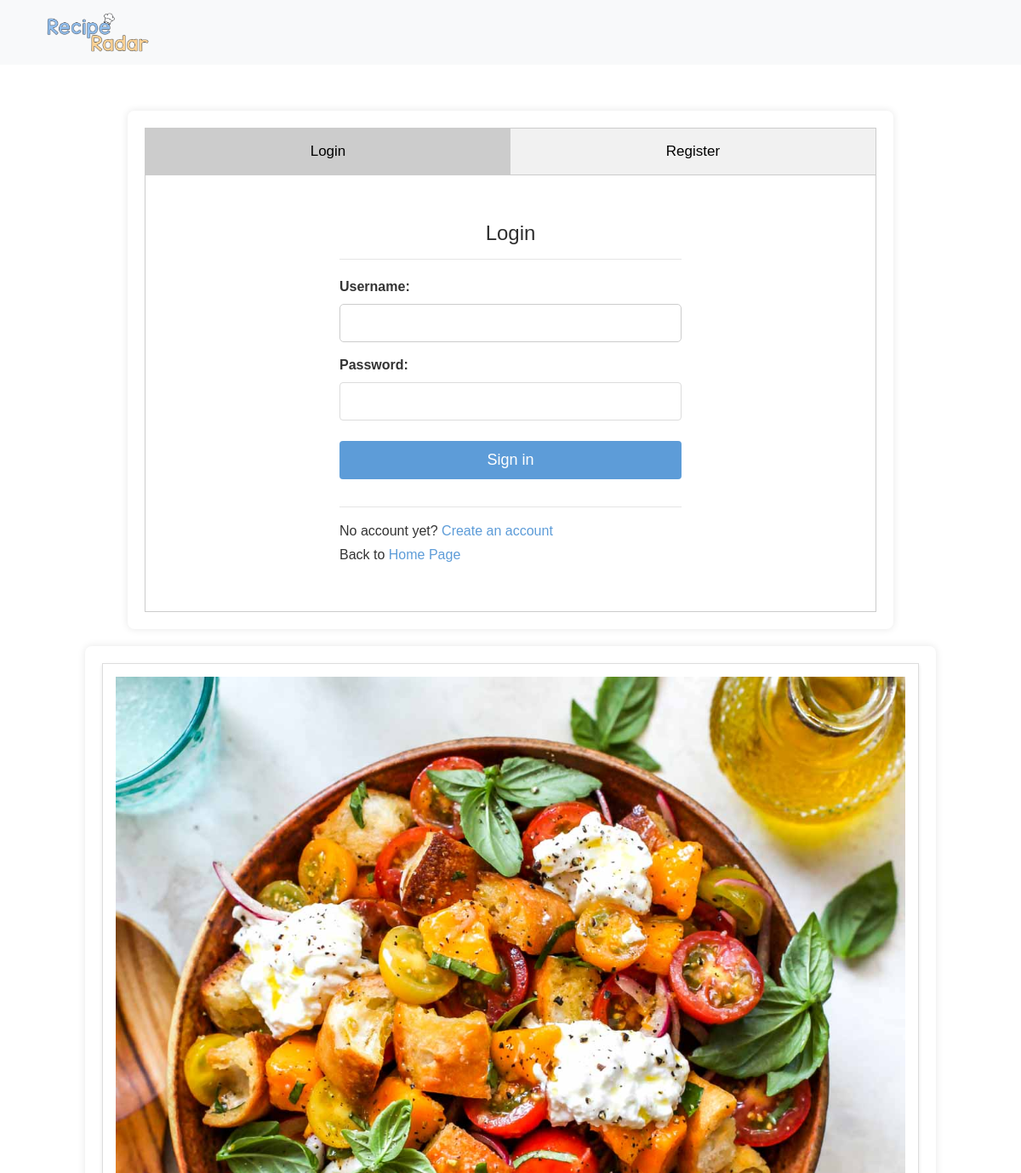
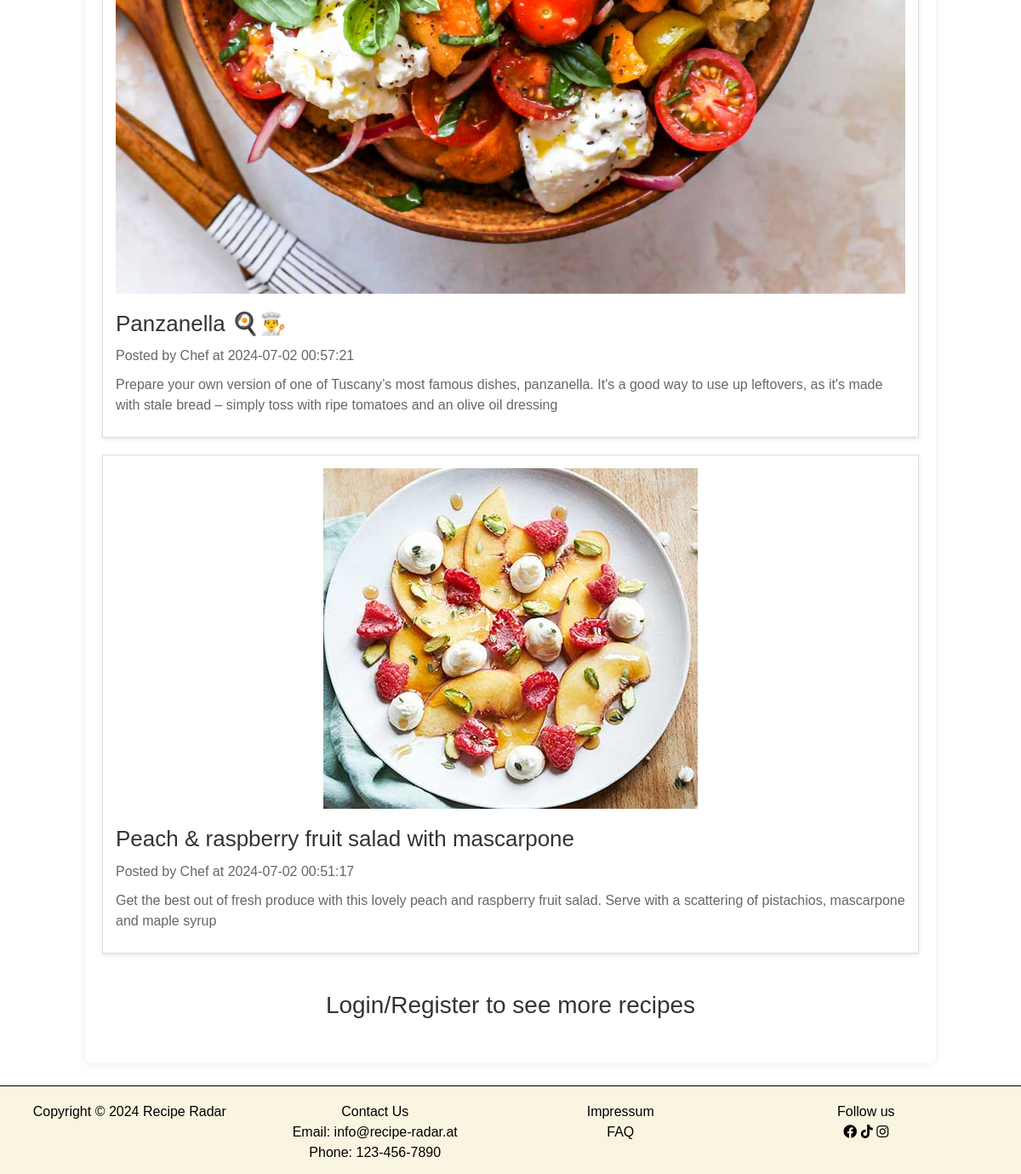
The page / on the database its author committed (2 pictures, top to bottom).
### tables this page shows
CREATE TABLE `posts` (
  `postID` int(20) NOT NULL,
  `authorID` int(20) NOT NULL,
  `category` varchar(60) NOT NULL,
  `title` varchar(255) NOT NULL,
  `content` text DEFAULT NULL,
  `instructions` text DEFAULT NULL,
  `season` varchar(50) NOT NULL DEFAULT 'All Seasons',
  `ingredients` text DEFAULT NULL,
  `picPath` varchar(50) DEFAULT NULL,
  `postDate` timestamp NULL DEFAULT current_timestamp()
);

CREATE TABLE `users` (
  `userID` int(20) NOT NULL,
  `type` text NOT NULL DEFAULT 'normal',
  `salutation` varchar(50) DEFAULT NULL,
  `firstName` varchar(50) NOT NULL,
  `middleName` varchar(50) DEFAULT NULL,
  `lastName` varchar(50) NOT NULL,
  `userName` varchar(30) NOT NULL,
  `email` varchar(100) NOT NULL,
  `password` varchar(255) NOT NULL,
  `birthDate` date NOT NULL,
  `profilePicture` varchar(255) DEFAULT NULL
);

### components/feed.php (called while the page is built)
<?php
    include('services/feed_service.php');
?>

### services/feed_service.php (the view, shortened to what this page needs)
<?php
require 'config/db_connect.php';
$sql = "SELECT posts.*, users.firstname
        FROM posts
        INNER JOIN users ON posts.authorID = users.userID
        ORDER BY postDate DESC
        LIMIT 2";
$result = $conn->query($sql);
if ($result->num_rows > 0) {
    while($row = $result->fetch_assoc()) {
        $picPath = $row["picPath"];
        $picPath = str_replace('../', '', $picPath);
        echo '<div class="post-container">';
        if (!empty($picPath)) {
            echo '<img src="' . $picPath . '" class="post-image" alt="Post Picture">';
        }
        echo '<h2>' . $row["title"] . '</h2>';
        echo '<p>Posted by ' . $row["firstname"] . ' at ' . $row["postDate"] . '</p>';
        echo '<p class="content">' . $row["content"] . '</p>';
        echo '</div>';
    }
} else {
    echo "0 results";
}
?>

### resources/css/style.css (style rules this page uses)
body { margin: 0; padding: 0; }
body { margin: 0; font-family: 'Segoe UI', Tahoma, Geneva, Verdana, sans-serif; background-color: white; height: 100vh; }

### resources/css/feed_style.css (style rules this page uses)
.post-image { max-width: 100%; height: auto; display: block; margin: 0 auto; }
.post-container { border: 1px solid #ddd; padding: 15px; margin-bottom: 20px; background-color: #fff; box-shadow: 0 2px 4px rgba(0, 0, 0, 0.1); }
.post-container h2 { font-size: 26px; color: #333; margin-bottom: 10px; margin-top: 20px; }
.post-container p { font-size: 16px; color: #666; margin-bottom: 10px; }

### resources/css/recipe_detail.css (style rules this page uses)
body { background-image: url('../../pictures/bg-2.jpeg'); background-size: cover; font-family: Arial, sans-serif; color: #333; margin: 0; padding: 0; }

### rows shown on the page
posts: picPath (picture), title "Panzanella 🍳👨‍🍳", authorID.firstName "Chef", postDate "2024-07-02 00:57:21", content "Prepare your own version of one of Tuscany’s most famous dishes, panzanella. It's a good way to use up leftovers, as it's made with stale bread – simply toss with ripe tomatoes and an olive oil dressing"
posts: picPath (picture), title "Peach & raspberry fruit salad with mascarpone", authorID.firstName "Chef", postDate "2024-07-02 00:51:17", content "Get the best out of fresh produce with this lovely peach and raspberry fruit salad. Serve with a scattering of pistachios, mascarpone and maple syrup"
